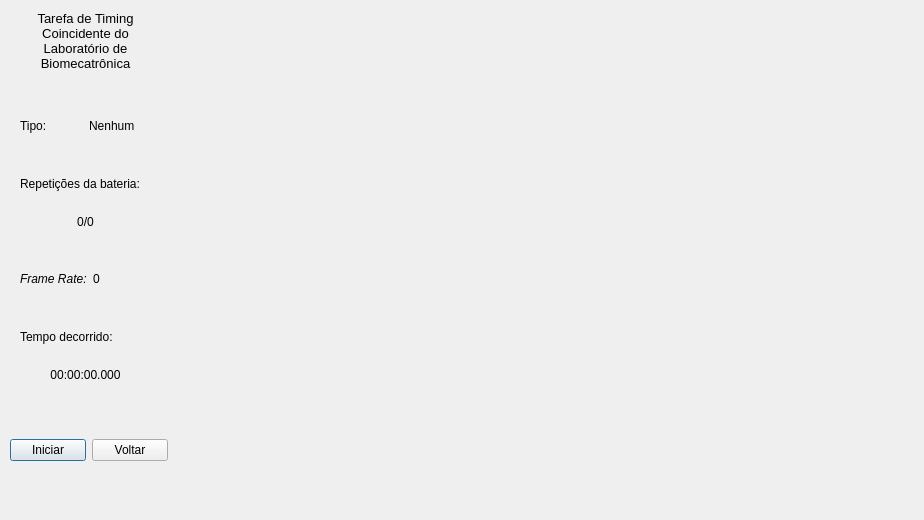
<?xml version="1.0" encoding="UTF-8"?>
<ui version="4.0">
 <class>TaskWindow</class>
 <widget class="QDialog" name="TaskWindow">
  <property name="geometry">
   <rect>
    <x>0</x>
    <y>0</y>
    <width>924</width>
    <height>520</height>
   </rect>
  </property>
  <property name="windowTitle">
   <string>Dialog</string>
  </property>
  <widget class="QWidget" name="verticalLayoutWidget_3">
   <property name="geometry">
    <rect>
     <x>20</x>
     <y>90</y>
     <width>131</width>
     <height>301</height>
    </rect>
   </property>
   <layout class="QVBoxLayout" name="verticalLayout_3">
    <item>
     <layout class="QHBoxLayout" name="horizontalLayout">
      <item>
       <widget class="QLabel" name="label_3">
        <property name="text">
         <string>Tipo:</string>
        </property>
       </widget>
      </item>
      <item>
       <widget class="QLabel" name="typeLabel">
        <property name="text">
         <string>Nenhum</string>
        </property>
       </widget>
      </item>
     </layout>
    </item>
    <item>
     <layout class="QVBoxLayout" name="verticalLayout">
      <item>
       <widget class="QLabel" name="label">
        <property name="text">
         <string>Repetições da bateria:</string>
        </property>
       </widget>
      </item>
      <item>
       <widget class="QLabel" name="repLabel">
        <property name="text">
         <string>0/0</string>
        </property>
        <property name="alignment">
         <set>Qt::AlignCenter</set>
        </property>
       </widget>
      </item>
     </layout>
    </item>
    <item>
     <layout class="QHBoxLayout" name="horizontalLayout_2">
      <item>
       <widget class="QLabel" name="label_5">
        <property name="font">
         <font>
          <italic>true</italic>
         </font>
        </property>
        <property name="text">
         <string>Frame Rate:</string>
        </property>
       </widget>
      </item>
      <item>
       <widget class="QLabel" name="fpsLabel">
        <property name="text">
         <string>0</string>
        </property>
       </widget>
      </item>
     </layout>
    </item>
    <item>
     <layout class="QVBoxLayout" name="verticalLayout_2">
      <item>
       <widget class="QLabel" name="label_6">
        <property name="text">
         <string>Tempo decorrido:</string>
        </property>
       </widget>
      </item>
      <item>
       <widget class="QLabel" name="timeLabel">
        <property name="text">
         <string>00:00:00.000</string>
        </property>
        <property name="alignment">
         <set>Qt::AlignCenter</set>
        </property>
       </widget>
      </item>
     </layout>
    </item>
   </layout>
  </widget>
  <widget class="QLabel" name="label_9">
   <property name="geometry">
    <rect>
     <x>20</x>
     <y>0</y>
     <width>131</width>
     <height>81</height>
    </rect>
   </property>
   <property name="font">
    <font>
     <pointsize>10</pointsize>
    </font>
   </property>
   <property name="text">
    <string>Tarefa de Timing Coincidente do Laboratório de Biomecatrônica</string>
   </property>
   <property name="alignment">
    <set>Qt::AlignCenter</set>
   </property>
   <property name="wordWrap">
    <bool>true</bool>
   </property>
  </widget>
  <widget class="QLabel" name="label_image">
   <property name="geometry">
    <rect>
     <x>220</x>
     <y>10</y>
     <width>640</width>
     <height>480</height>
    </rect>
   </property>
   <property name="text">
    <string/>
   </property>
  </widget>
  <widget class="QWidget" name="horizontalLayoutWidget">
   <property name="geometry">
    <rect>
     <x>10</x>
     <y>430</y>
     <width>158</width>
     <height>41</height>
    </rect>
   </property>
   <layout class="QHBoxLayout" name="horizontalLayout_3">
    <item>
     <widget class="QPushButton" name="startTaskButton">
      <property name="text">
       <string>Iniciar</string>
      </property>
     </widget>
    </item>
    <item>
     <widget class="QPushButton" name="exitButton">
      <property name="text">
       <string>Voltar</string>
      </property>
     </widget>
    </item>
   </layout>
  </widget>
 </widget>
 <resources/>
 <connections/>
</ui>
